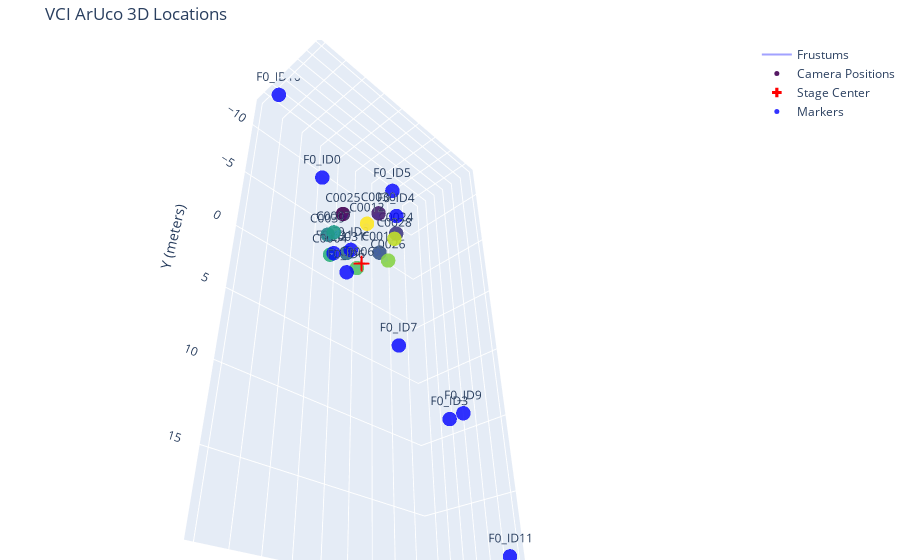

Notebook code for this chart:
### Code cell
fig = go.Figure()
fig = add_cameras_to_fig(fig, my_cameras, scale=0.2)
fig = add_markers_markers_to_fig(fig, marker_positions)
fig.update_layout(
    title="VCI ArUco 3D Locations",
    scene=dict(
        xaxis_title='X (meters)',
        yaxis_title='Y (meters)',
        zaxis_title='Z (meters)',
        aspectmode='data',
        camera=dict(
            up=dict(x=0, y=-1, z=0),   # Sets the Z-axis to point 'up'
            eye=dict(x=1.5, y=1.5, z=1.5) # Initial camera position
        )
    ),
    margin=dict(l=0, r=0, b=0, t=40)
)
fig.show()

### Figure 1 — Plotly figure (JSON) as saved in the notebook; plotly's stock layout.template omitted (floating-point values rounded to 4 significant figures; data arrays with more than 128 entries replaced by an {"elided": "..."} marker saying what was removed)
{"data": [{"hoverinfo": "none", "line": {"color": "rgba(100, 100, 255, 0.6)", "width": 2}, "mode": "lines", "name": "Frustums", "type": "scatter3d", "x": {"elided": "216 float values"}, "y": {"elided": "216 float values"}, "z": {"elided": "216 float values"}}, {"marker": {"color": [0, 1, 2, 3, 4, 5, 6, 7, 8, 9, 10, 11], "colorscale": [[0, "#440154"], [0.1111, "#482878"], [0.2222, "#3e4989"], [0.3333, "#31688e"], [0.4444, "#26828e"], [0.5556, "#1f9e89"], [0.6667, "#35b779"], [0.7778, "#6ece58"], [0.8889, "#b5de2b"], [1, "#fde725"]], "opacity": 0.9, "size": 5}, "mode": "markers+text", "name": "Camera Positions", "text": ["C0025", "C0030", "C0024", "C0019", "C0031", "C0039", "C0007", "C0004", "C0006", "C0026", "C0028", "C0012"], "textposition": "top center", "type": "scatter3d", "x": [2.407, 0.7022, -1.721, -2.42, -0.7106, 1.705, 2.458, 1.006, -1.46, -2.475, -1.02, 1.447], "y": [-2.733, -2.725, -2.729, -2.739, -2.752, -2.739, -1.525, -1.528, -1.537, -1.533, -1.52, -1.525], "z": [0.5849, 2.393, 1.809, -0.5797, -2.376, -1.806, -0.2539, -2.263, -2.013, 0.2498, 2.257, 2.008]}, {"marker": {"color": "red", "size": 8, "symbol": "cross"}, "mode": "markers", "name": "Stage Center", "type": "scatter3d", "x": [0], "y": [0], "z": [0]}, {"marker": {"color": "blue", "opacity": 0.8, "size": 5}, "mode": "markers+text", "name": "Markers", "text": ["F0_ID0", "F0_ID1", "F0_ID2", "F0_ID3", "F0_ID4", "F0_ID5", "F0_ID6", "F0_ID7", "F0_ID9", "F0_ID10", "F0_ID11"], "type": "scatter3d", "x": [4.416, 0.3086, -1.447, -4.758, -0.4592, 0.4917, -0.2896, -1.678, -4.678, 7.995, -8.504], "y": [-4.908, -2.319, -3.701, 11.23, -2.827, -4.235, -0.3926, 6.747, 11.24, -11.99, 18.75], "z": [0.5286, -2.681, -2.718, 3.022, 3.013, 3.566, -1.843, 1.784, 4.144, -0.7786, 3.714]}], "layout": {"margin": {"b": 0, "l": 0, "r": 0, "t": 40}, "scene": {"aspectmode": "data", "camera": {"eye": {"x": 1.5, "y": 1.5, "z": 1.5}, "up": {"x": 0, "y": -1, "z": 0}}, "xaxis": {"title": {"text": "X (meters)"}}, "yaxis": {"title": {"text": "Y (meters)"}}, "zaxis": {"title": {"text": "Z (meters)"}}}, "title": {"text": "VCI ArUco 3D Locations"}}}
